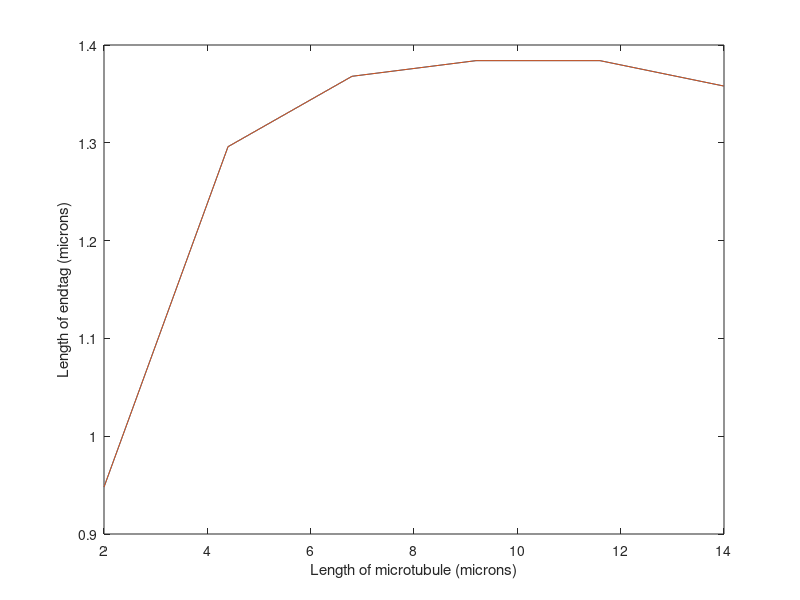

Write MATLAB code to recreate this figure.
clear all
n_datapoints = 6;

final_data_short = [n_datapoints 1];
final_data_short(1, :) = 0.948;
final_data_short(2, :) = 1.296;
final_data_short(3, :) = 1.368;
final_data_short(4, :) = 1.384;
final_data_short(5, :) = 1.384;
final_data_short(6, :) = 1.358;

final_data_long = [n_datapoints 1];

final_data_long(1, :) = 1.4;
final_data_long(2, :) = 1.824;
final_data_long(3, :) = 1.944;
final_data_long(4, :) = 1.992;
final_data_long(5, :) = 1.976;
final_data_long(6, :) = 1.928;

plot(linspace(2, 14, 6), final_data_short);
hold on
%plot(linspace(2, 14, 6), final_data_long);

xlabel('Length of microtubule (microns)');
ylabel('Length of endtag (microns)');